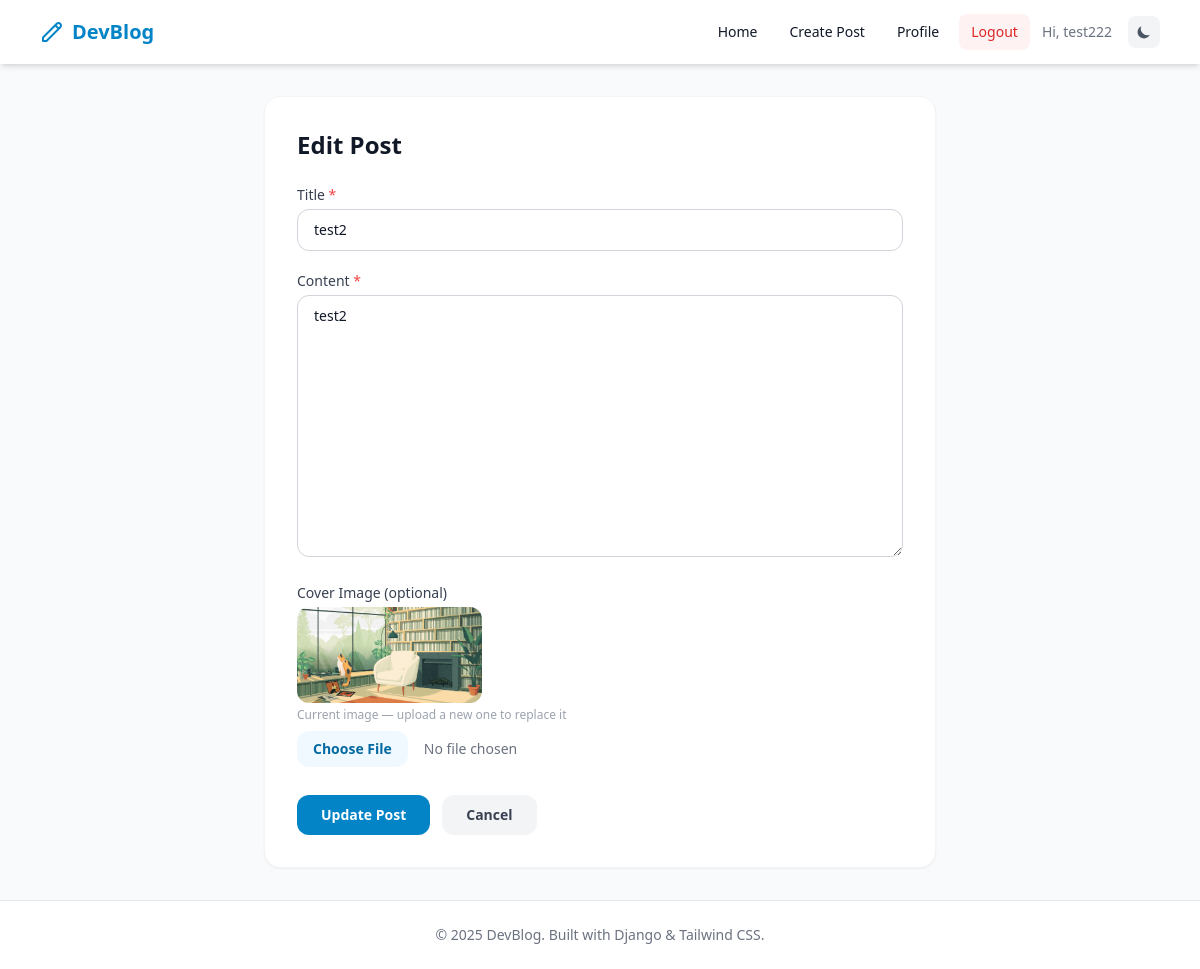
Screenshot of /post/2/edit/ (signed in) with the database file from the repository.
### blog/models.py (models this page shows, shortened)
class Post(models.Model):
    title = models.CharField(max_length=200)
    content = models.TextField()
    image = models.ImageField(upload_to='post_images/', blank=True, null=True)
    author = models.ForeignKey(User, on_delete=models.CASCADE, related_name='posts')
    created_at = models.DateTimeField(auto_now_add=True)
    updated_at = models.DateTimeField(auto_now=True)
    class Meta:
        ordering = ['-created_at']

### blog/views.py (the view)
# urls.py: path('post/<int:pk>/edit/', views.post_edit, name='post_edit'),
@login_required
def post_edit(request, pk):
    post = get_object_or_404(Post, pk=pk)
    if post.author != request.user:
        messages.error(request, 'You can only edit your own posts.')
        return redirect('post_detail', pk=pk)
    if request.method == 'POST':
        form = PostForm(request.POST, request.FILES, instance=post)
        if form.is_valid():
            form.save()
            messages.success(request, 'Post updated successfully!')
            return redirect('post_detail', pk=post.pk)
    else:
        form = PostForm(instance=post)
    return render(request, 'blog/post_form.html', {'form': form, 'title': 'Edit Post', 'post': post})

### blog/forms.py
class PostForm(forms.ModelForm):
    class Meta:
        model = Post
        fields = ['title', 'content', 'image']
        widgets = {
            'content': forms.Textarea(attrs={'rows': 10}),
        }

### templates/blog/post_form.html (shortened to what this page needs)
{% extends 'base.html' %}
{% block content %}
<div class="max-w-2xl mx-auto">
  <div class="bg-white dark:bg-gray-800 rounded-2xl shadow-sm border border-gray-100 dark:border-gray-700 p-8">
    <h1 class="text-2xl font-bold text-gray-900 dark:text-white mb-6">{{ title }}</h1>
    <form method="post" enctype="multipart/form-data" class="space-y-5">
      <div>
        <label class="block text-sm font-medium text-gray-700 dark:text-gray-300 mb-1">Title <span class="text-red-500">*</span></label>
        <input name="title" type="text" value="{{ form.title.value|default:'' }}"
          class="w-full px-4 py-2.5 rounded-xl border border-gray-300 dark:border-gray-600 bg-white dark:bg-gray-700 text-gray-900 dark:text-white focus:outline-none focus:ring-2 focus:ring-sky-500 transition text-sm"
          placeholder="Enter a compelling title..."/>
      </div>
      <div>
        <label class="block text-sm font-medium text-gray-700 dark:text-gray-300 mb-1">Content <span class="text-red-500">*</span></label>
        <textarea name="content" rows="12"
          class="w-full px-4 py-2.5 rounded-xl border border-gray-300 dark:border-gray-600 bg-white dark:bg-gray-700 text-gray-900 dark:text-white focus:outline-none focus:ring-2 focus:ring-sky-500 transition text-sm resize-y"
          placeholder="Write your post content here...">{{ form.content.value|default:'' }}</textarea>
      </div>
      <div>
        <label class="block text-sm font-medium text-gray-700 dark:text-gray-300 mb-1">Cover Image (optional)</label>
        {% if form.instance.image %}
          <div class="mb-2">
            <img src="{{ form.instance.image.url }}" class="h-24 rounded-xl object-cover"/>
            <p class="text-xs text-gray-400 mt-1">Current image — upload a new one to replace it</p>
          </div>
        {% endif %}
        <input name="image" type="file" accept="image/*"
          class="w-full text-sm text-gray-500 dark:text-gray-400 file:mr-4 file:py-2 file:px-4 file:rounded-xl file:border-0 file:text-sm file:font-semibold file:bg-sky-50 file:text-sky-700 dark:file:bg-sky-900/30 dark:file:text-sky-400 hover:file:bg-sky-100 transition"/>
      </div>
      <div class="flex gap-3 pt-2">
        <button type="submit" class="px-6 py-2.5 bg-sky-600 hover:bg-sky-700 text-white font-semibold rounded-xl transition text-sm">
          {% if post %}Update Post{% else %}Publish Post{% endif %}
        </button>
        <a href="{% if post %}{% url 'post_detail' post.pk %}{% else %}/{% endif %}" class="px-6 py-2.5 bg-gray-100 dark:bg-gray-700 text-gray-700 dark:text-gray-300 font-semibold rounded-xl hover:bg-gray-200 dark:hover:bg-gray-600 transition text-sm">Cancel</a>
      </div>
    </form>
  </div>
</div>
{% endblock %}

### templates/base.html (shortened to what this page needs)
<!DOCTYPE html>
<html lang="en" id="html-root">
<head>
  <script src="https://cdn.tailwindcss.com"></script>
</head>
<body class="bg-gray-50 dark:bg-gray-900 text-gray-900 dark:text-gray-100 min-h-screen flex flex-col transition-colors duration-300">
<nav class="bg-white dark:bg-gray-800 shadow-md sticky top-0 z-50">
  <div class="max-w-6xl mx-auto px-4">
    <div class="flex items-center justify-between h-16">
      <a href="/" class="text-xl font-bold text-sky-600 dark:text-sky-400 flex items-center gap-2">
        <svg class="w-6 h-6" fill="none" stroke="currentColor" viewBox="0 0 24 24"><path stroke-linecap="round" stroke-linejoin="round" stroke-width="2" d="M15.232 5.232l3.536 3.536m-2.036-5.036a2.5 2.5 0 113.536 3.536L6.5 21.036H3v-3.572L16.732 3.732z"/></svg>
        DevBlog
      </a>
      <div class="hidden md:flex items-center gap-2">
        <a href="/" class="px-3 py-2 rounded-lg text-sm font-medium hover:bg-gray-100 dark:hover:bg-gray-700 transition">Home</a>
        {% if user.is_authenticated %}
          <a href="{% url 'post_create' %}" class="px-3 py-2 rounded-lg text-sm font-medium hover:bg-gray-100 dark:hover:bg-gray-700 transition">Create Post</a>
          <a href="{% url 'profile' %}" class="px-3 py-2 rounded-lg text-sm font-medium hover:bg-gray-100 dark:hover:bg-gray-700 transition">Profile</a>
          <a href="{% url 'logout' %}" class="px-3 py-2 rounded-lg text-sm font-medium bg-red-50 dark:bg-red-900/30 text-red-600 dark:text-red-400 hover:bg-red-100 dark:hover:bg-red-900/50 transition">Logout</a>
          <span class="text-sm text-gray-500 dark:text-gray-400 ml-1">Hi, {{ user.username }}</span>
        {% else %}
          <a href="{% url 'register' %}" class="px-3 py-2 rounded-lg text-sm font-medium hover:bg-gray-100 dark:hover:bg-gray-700 transition">Register</a>
          <a href="{% url 'login' %}" class="px-4 py-2 rounded-lg text-sm font-medium bg-sky-600 text-white hover:bg-sky-700 transition">Login</a>
        {% endif %}
        <button onclick="toggleDark()" class="ml-2 p-2 rounded-lg bg-gray-100 dark:bg-gray-700 hover:bg-gray-200 dark:hover:bg-gray-600 transition" title="Toggle dark mode">
          <svg id="icon-moon" class="w-4 h-4 block dark:hidden text-gray-600" fill="currentColor" viewBox="0 0 20 20"><path d="M17.293 13.293A8 8 0 016.707 2.707a8.001 8.001 0 1010.586 10.586z"/></svg>
        </button>
      </div>
    </div>
  </div>
</nav>
<main class="flex-1 max-w-6xl mx-auto px-4 py-8 w-full">
  {% block content %}{% endblock %}
</main>
<footer class="bg-white dark:bg-gray-800 border-t border-gray-200 dark:border-gray-700 mt-auto">
  <div class="max-w-6xl mx-auto px-4 py-6 text-center text-sm text-gray-500 dark:text-gray-400">
    &copy; 2025 DevBlog. Built with Django &amp; Tailwind CSS.
  </div>
</footer>
</body>
</html>

### rows the page displays
Post: title "test2", content "test2", instance.image (picture)

### other values shown
{{ user.username }} "test222"
{{ title }} "Edit Post"
